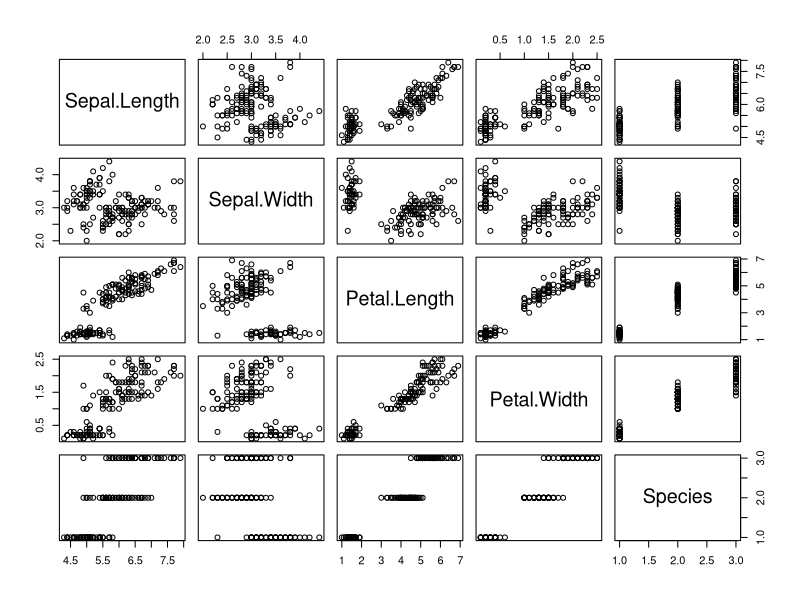
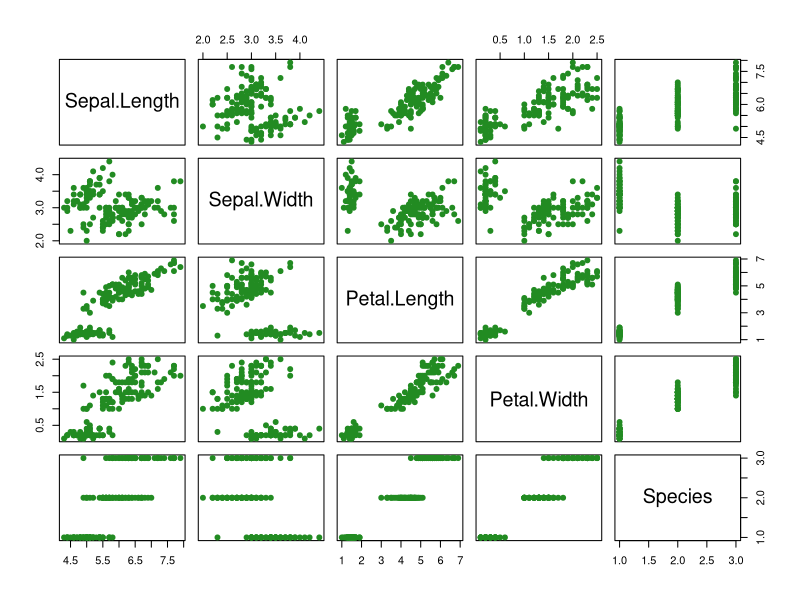
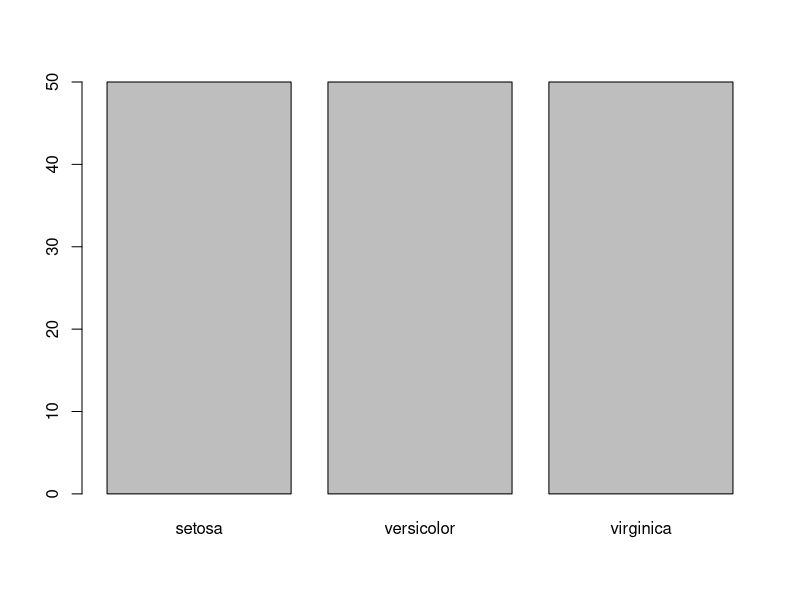
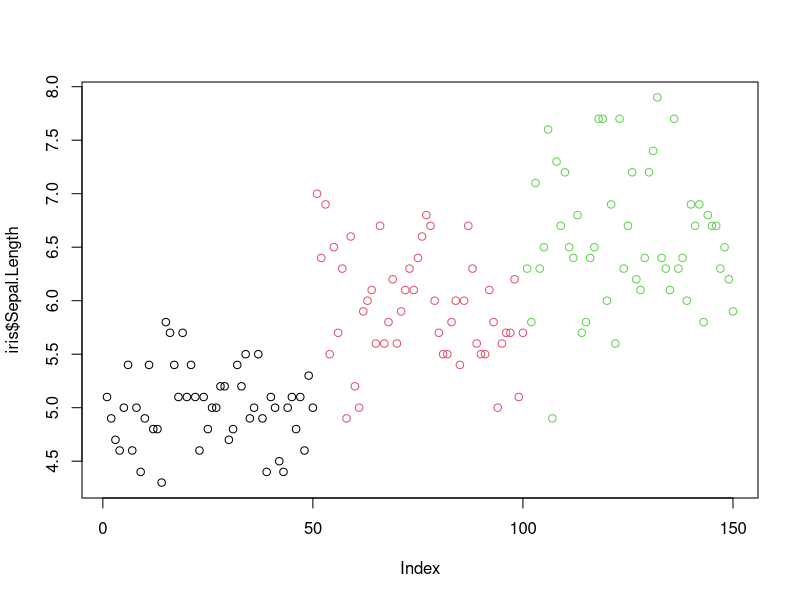
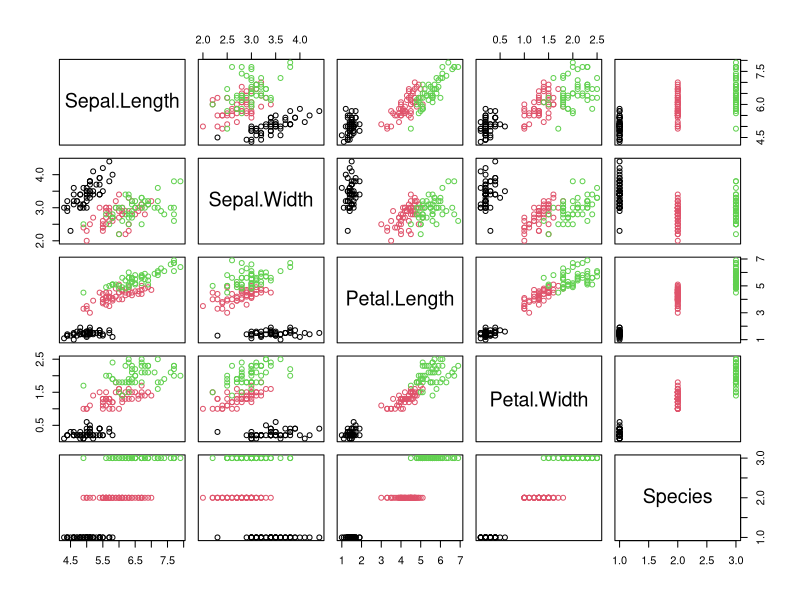

Reproduce these figures in R, in order. (Note: this script raises an error after producing the figures.)
## ---- chunk 1
if (!require("knitr")) install.packages("knitr")
## ---- chunk 2

# This is an all-in-one library of plotting tools which supports ggplot
if (!require("tidyverse"))
   install.packages("tidyverse")
# Color customization
if (!require("RColorBrewer")) 
   install.packages("RColorBrewer")


# Organizing file structure (this sets working directory where script is located)
setwd(dirname(rstudioapi::getActiveDocumentContext()$path))
## ---- chunk 3
# We will begin with built-in data sets from the R community (of which there are many)
data("iris")
## ---- chunk 4
?iris
## ---- chunk 5
# How many observations (i.e., rows)?
nrow(iris)

# What are the overall dimensions (rows x columns)?
dim(iris)

# View the whole data set (shortcut to clicking on 'iris' in Global Environment)
view(iris)

# Can we preview this data?
head(iris)
tail(iris)
## ---- chunk 6
# by column name
iris$Sepal.Length
iris$Species
## ---- chunk 7

#When knit, each of these are rather long

# by column number
iris[,1:2]
# by row number
iris[1:2,]
## ---- chunk 8
names(iris) #column names
rownames(iris) #row names

#What is the structure of this *dataframe*
str(iris)
# Note that different columns are composed of different data types (numeric or factor)

# What are the ordered levels to the factor column? Can we reorder things?
levels(iris$Species)
## ---- chunk 9
# YOUR CODE HERE
first <-iris[1,]
last <- iris[nrow(iris),]
## ---- chunk 10
# How can we construct new dataframes?
?cbind
new_df <- cbind(iris$Sepal.Length,iris$Species)
# What about basic data descriptions?
summary(iris)
## ---- chunk 11
# The base R "plot" function will visualize the different relationships of these columns 
plot(iris)

# How can we modify plot specifics?
plot(iris,
     col="forestgreen",
     pch=19)
# Plotting one variable?
plot(iris[,5])
## ---- chunk 12
# points coloured per species
plot(iris$Sepal.Length, col = iris$Species)
## ---- chunk 13
# YOUR CODE HERE
#B)

plot(iris,col=iris$Species) #petal on this plot is the yaxis -> virginica is biggest
#each species is given a factor (species 1=black, species 2=red, species 3=green)

## ---- chunk 14
knitr::include_graphics(path.expand("../Figures/Figure_1.png"))

## ---- chunk 15
knitr::include_graphics(path.expand("../Figures/Figure_2.png"))

## ---- chunk 16
knitr::include_graphics(path.expand("../Figures/Figure_3.png"))

## ---- chunk 17
?hist
## ---- chunk 18
hist(iris$Sepal.Length)
## ---- chunk 19
# Histogram with colored bars and better labels
hist(iris$Sepal.Length, col = "maroon", breaks = 30, xlab="Sepal Length (cm)", main = "Iris data")
#type 'colours' to view all the colour options
## ---- chunk 20
# Note how sepal lengths are extracted for the virginica species only, using the same format as above.
hist(iris$Sepal.Length[iris$Species == "virginica"], 
     col = "maroon", 
     breaks = 30, 
     xlab="Sepal Length (cm)", 
     main = "Iris virginica data",
     xlim = c(4, 9))

## ---- chunk 21
boxplot(iris, 
        ylab = "Centimeters", 
        xlab = "Variable")
## ---- chunk 22
# We will create a new object based on this subset
# return objects where species is "setosa" OR (|) "versicolour" -> use & if you want to return something with the both names

iris_subset <- subset(iris, 
                      Species == "setosa" | 
                        Species == "versicolor")
## ---- chunk 23
# plot it where the petal length is a function (tilde ~) of another column
boxplot(iris_subset$Petal.Length ~ iris_subset$Species)
## ---- chunk 24
boxplot(iris$Petal.Length[iris$Species == "setosa" | iris$Species == "versicolor"]~ 
          iris$Species[iris$Species == "setosa" | iris$Species == "versicolor"])
## ---- chunk 25
# x-y are implicit here in the ordering (x is independent variable and comes first, y is dependent and second)

# Underlying scatterplot
plot(iris$Petal.Length, 
     iris$Sepal.Length,
    xlab="Petal length (cm)", 
    ylab="Sepal length (cm)")

# Add group points by color
points(iris$Petal.Length[iris$Species == 'versicolor'],
       iris$Sepal.Length[iris$Species == 'versicolor'],
       col="forestgreen", pch= 16)

# Add red points
points(iris$Petal.Length[iris$Species == 'setosa'],
       iris$Sepal.Length[iris$Species == 'setosa'],
       col="skyblue", pch= 16)

# Add blue points
points(iris$Petal.Length[iris$Species == 'virginica'],
       iris$Sepal.Length[iris$Species == 'virginica'],
       col="maroon", pch= 16)

# Add legend
legend(1,7.5, 
       legend=c('versicolor','setosa','virginica'), 
       col=c("forestgreen","skyblue","maroon"), 
       pch=16,
       cex = 1)
## ---- chunk 26
ggplot(data = iris, aes(x = Petal.Length, y = Sepal.Length, color = Species))+
  geom_point()
# add the data the aesthetics (x-axis=petal length, y-axis = sepal length, colour each point by species), then add type of graph/geometry (point = geometry)

# You can see the legend is automatically added, that is because we specified the color grouping by species in the aesthetic **must include in the aes if you want it to change**
## ---- chunk 27
ggplot(data = iris, aes(x = Petal.Length, y = Sepal.Length, color = Species))+
  geom_point(alpha = 0.5, size = 3) + 
  theme_bw(12) + # theme changes the background theme -> do '?theme' to explore themes
  labs(x = "Petal length (cm)", y = "Sepal length (cm)")+
  ggtitle("Iris species")+
  # x axis customization with labels specified by sequence
  scale_x_continuous(breaks = seq(0,8,1))
## ---- chunk 28
ggplot(data = iris, aes(x = Petal.Length, y = Sepal.Length))+
  geom_point(alpha = 0.5, size = 3, aes(color = Species)) + 
  theme_bw(12) +
  labs(x = "Petal length (cm)", y = "Sepal length (cm)")+
  ggtitle("Iris species")+
  # x axis xustomization with labels specified by sequence
  scale_x_continuous(breaks = seq(0,8,1))+
  guides(color = guide_legend(override.aes = list(alpha = 1))) #overrides transparency in legend and sets them back to normal (1)
## ---- chunk 29
ggplot(data = iris, aes(x = Petal.Length, y = Sepal.Width, fill = Species))+
  geom_violin() + #shows distribution across a range 
  theme_bw(12) +
  labs(x = "Petal length (cm)", y = "Sepal length (cm)")+
  # x axis xustomization with labels specified by sequence
  scale_x_continuous(breaks = seq(0,8,1))
## ---- chunk 30
ggplot(data = iris, aes(x = Petal.Length, y = Petal.Width, color = Species))+
  geom_point(aes(size = Sepal.Length)) + 
  geom_smooth(method = "lm")+
  theme_bw(12) +
  labs(x = "Petal length (cm)", y = "Petal width (cm)")+
  # x axis xustomization with labels specified by sequence
  scale_x_continuous(breaks = seq(0,8,1))
## ---- chunk 31
# YOUR CODE HERE
#C) pipe %>% (command+shift+m)
iris %>% 
  mutate(Species=factor(Species,levels(rev(levels(iris$Species))))) %>% 
  ggplot(aes(x=Species, y=Petal.Length,colour = Species)+
           geom_point())
## ---- chunk 32
ggplot(data = iris, aes(x = Species, y = Petal.Length, color = Species))+
  geom_boxplot() + 
  geom_jitter(alpha = 0.5)+
  theme_bw(12) +
  labs(x = "Species", y = "Petal width (cm)")+
  theme(legend.position = "none")
## ---- chunk 33
ggplot(data = iris, aes(x = Petal.Length, y = Petal.Width, color = Species))+
  geom_point() + 
  geom_smooth(method = "lm")+
  theme_bw(12) +
  labs(x = "Petal length (cm)", y = "Petal width (cm)")+
  facet_wrap(~Species)+
  # x axis customization with labels specified by sequence
  scale_x_continuous(breaks = seq(0,8,1))
## ---- chunk 34
ggplot(data = iris, aes(x = Petal.Length, y = Sepal.Length))+
  geom_hex(bins = 10) + 
  theme_bw(12) +
  labs(x = "Petal length (cm)", y = "Sepal length (cm)")+
  ggtitle("Iris species")+
  # x axis xustomization with labels specified by sequence
  scale_x_continuous(breaks = seq(0,8,1))+
  guides(color = guide_legend(override.aes = list(alpha = 1)))
## ---- chunk 35
RColorBrewer::display.brewer.all()
## ---- chunk 36
?par()
## ---- chunk 37

# Using base R
par(mfrow= c(1,1))
png("../Figures/Example-baseR.pdf", width = 12, height = 12, units = "cm", res = 600) #..change output folder, set dimensions and resolution accordingly
plot(iris, col = iris$Species)
dev.off() #tells you it's saved

# Using a ggplot 
p <- ggplot(data = iris, aes(x = Petal.Length, y = Petal.Width, color = Species))+
  geom_point(size = 3, alpha = 0.5) + 
  geom_smooth(method = "lm")+
  theme_bw(12) +
  labs(x = "Petal length (cm)", y = "Petal width (cm)")+
  # x axis customization with labels specified by sequence
  scale_x_continuous(breaks = seq(0,8,1))+
  scale_color_brewer(palette = "Accent")+
  theme(legend.position = "inside",
    legend.position.inside = c(0.15, 0.75))

ggsave("../Figures/Example-ggplot.png", width = 12, height = 12, units = "cm", dpi = 300)
## ---- chunk 38
iris %>% 
  # This transforms our simple data set to a longer format
  pivot_longer(cols = !Species,
               names_to = "Variable",
               values_to = "Measurement") %>% 
  # With the data set defined (and modified) above, ggplot inherits the data automatically, so we go straight to the aestetic
  ggplot(aes(x = Variable, y = Measurement, color = Species)) +
  geom_jitter(alpha = 0.5)+
  geom_boxplot()+
  theme_minimal(12)+
  labs(y = "Size (cm)")
## ---- chunk 39
# YOUR CODE HERE
